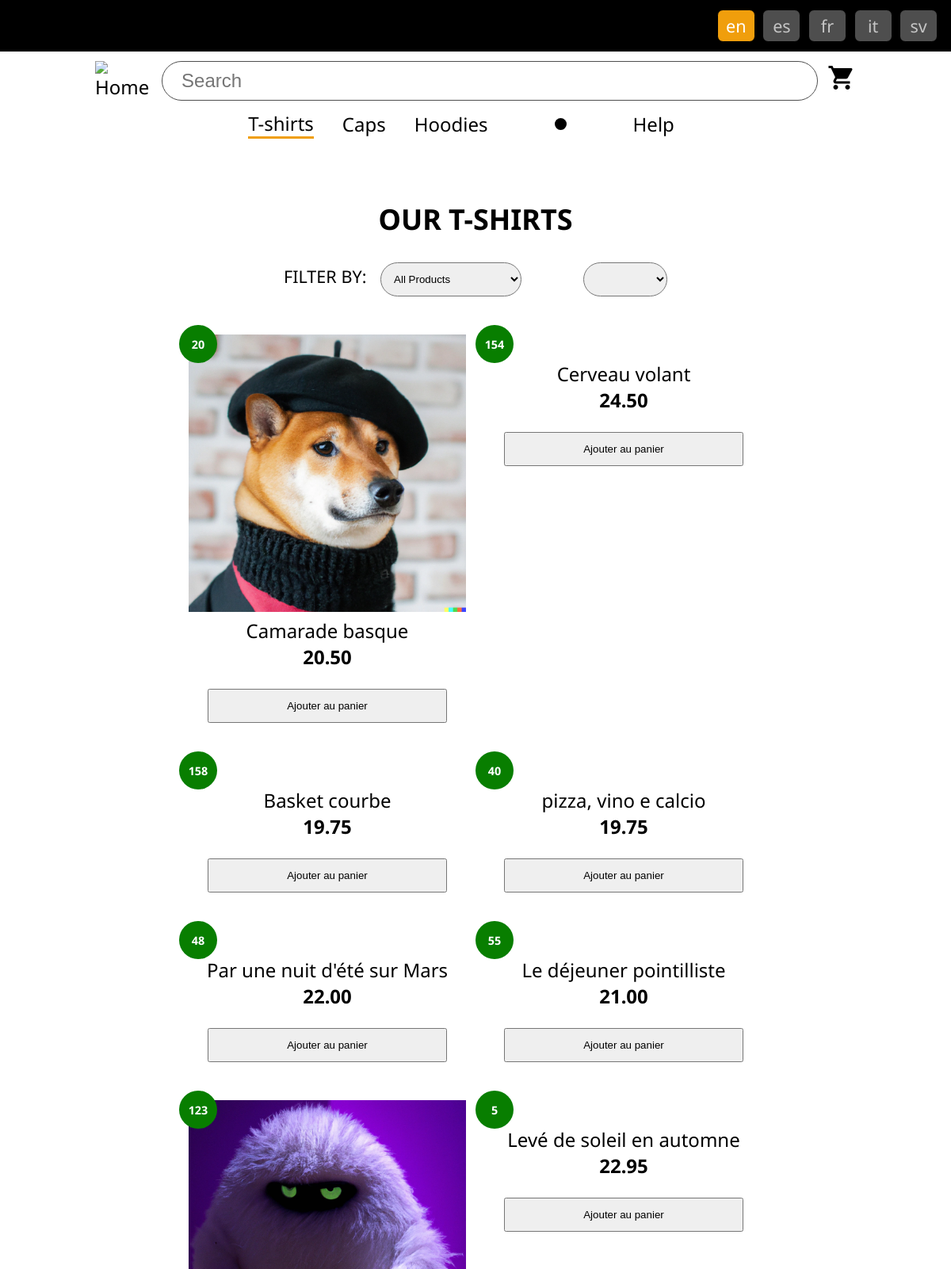
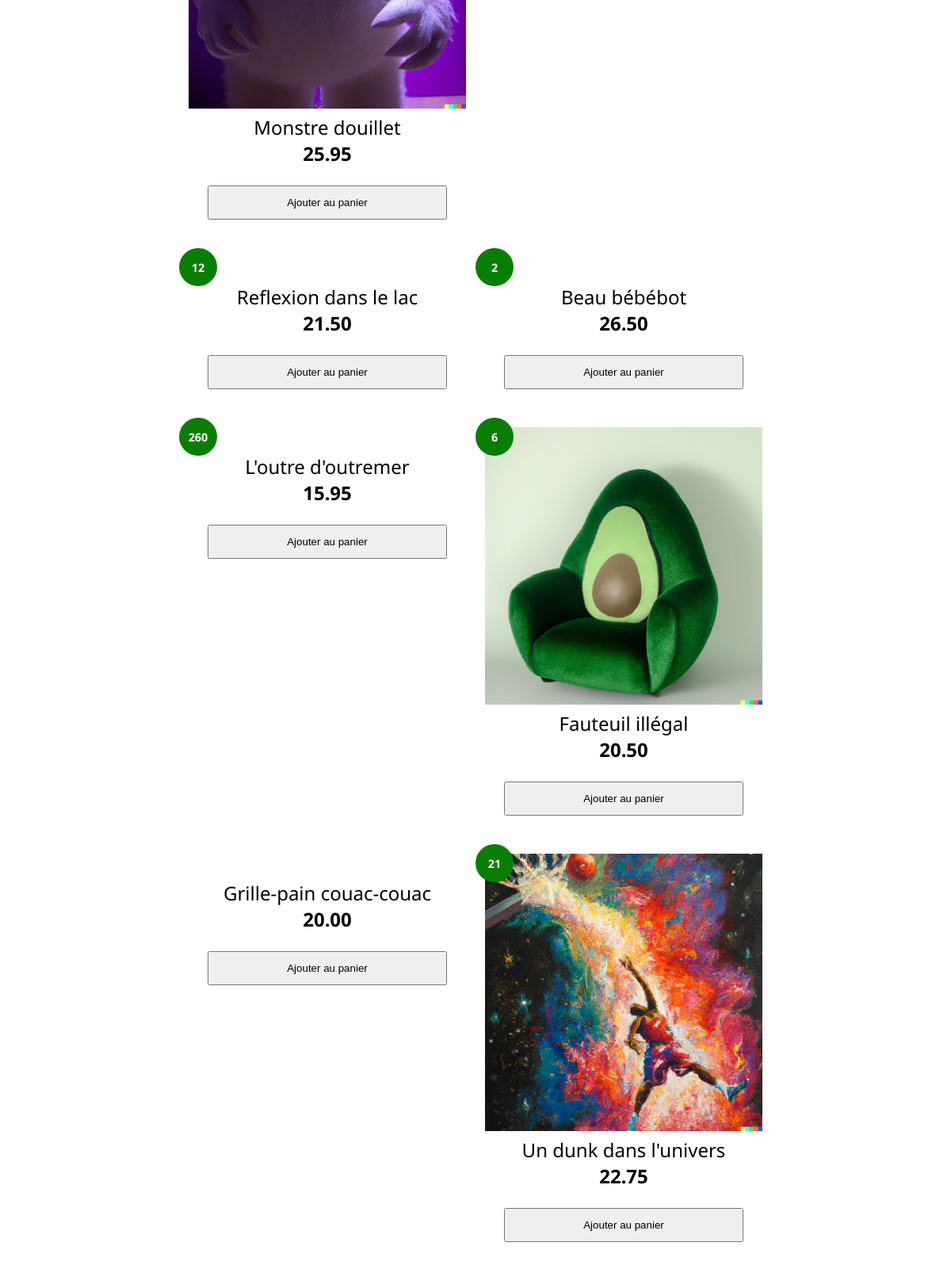
The app's page /teeshirts.php?lan=en (upper part) with its own data (2 pictures, top to bottom).
### tables this page shows
CREATE TABLE `produit` (
  `id` smallint(6) NOT NULL,
  `nom` varchar(500) NOT NULL,
  `prix` decimal(5,2) NOT NULL,
  `ventes` smallint(6) NOT NULL DEFAULT 0,
  `image` char(11) DEFAULT NULL,
  `theme` varchar(25) NOT NULL,
  `dac` date NOT NULL,
  `id_categorie` tinyint(4) NOT NULL
);

### lib/catalogue.php (called while the page is built, shortened)
<?php
function obtenirProduits($cnx, $idCategorie, $filtre, $tri) {
  $filtreClauseWhere = ($filtre=="tous") ? "" : " AND theme = '$filtre'";
  return lire($cnx,
            "SELECT * FROM produit
              WHERE id_categorie=$idCategorie
              $filtreClauseWhere
                ORDER BY $tri"
        );
}
?>

### lib/sql.php (called while the page is built, shortened)
<?php
function soumettreRequete($cnx, $reqSql) {
  return mysqli_query($cnx, $reqSql);
}
function lire($cnx, $req) {
  $reponse = soumettreRequete($cnx, $req);
  return mysqli_fetch_all($reponse, MYSQLI_ASSOC);
}
?>

### teeshirts.php (the view, shortened to what this page needs)
<?php
	$page = "teeshirts";
	include('parties-communes/entete.php');
	include("lib/catalogue.php");
	$tri = $_GET["tri"] ?? "RAND()";
	$filtre = $_GET["filtre"] ?? "tous";
	$produits = obtenirProduits($cnx, 1, $filtre, $tri);
?>
<main class="page-produits page-teeshirts">
	<article class="amorce">
		<h1><?= $_->titrePage; ?></h1>
		<form class="controle">
			<div class="filtre">
				<label for="filtre"><?= $textes->catalogue->filtreEtiquette; ?></label>
				<select name="filtre" id="filtre">
					<option value="tous">
						<?= $textes->catalogue->filtreTous; ?>
					</option>
				</select>
			</div>
			<div class="tri">
				<select name="tri" id="tri">
					<option value="RAND()"><?= $textes->catalogue->triAlea; ?></option>
					<option <?= ($tri == "prix ASC") ? "selected" : ""; ?> value="prix ASC">
					</option>
				</select>
			</div>
		</form>
	</article>
	<article class="principal liste-produits">
		<?php foreach($produits as $prod) : ?>
			<div class="produit" data-pid="<?= $prod["id"]; ?>">
				<?php if($prod["ventes"] > 0) : ?>
					<div class="ventes"><?= $prod["ventes"]; ?></div>
				<?php endif; ?>
				<span class="image">
					<img
						src="images/produits/teeshirts/<?= $prod["image"]; ?>"
						alt=""
					>
				</span>
				<span class="nom"><?= $prod["nom"]; ?></span>
				<span class="prix"><?= $prod["prix"]; ?></span>
				<button class="btn-ajouter">Ajouter au panier</button>
			</div>
		<?php endforeach; ?>
	</article>
</main>
<?php include('parties-communes/pied2page.php'); ?>

### css/styles.css (style rules this page uses)
*, *::after, *::before { box-sizing: border-box; }
html { font-size: clamp(18px, 2vw, 24px); }
body { margin: 0; padding: 0; font-family: 'Noto Sans'; }
main { flex-grow: 1; width: 95vw; margin: 2rem auto; }
main.page-produits .amorce { display: flex; flex-direction: column; align-items: center; text-transform: uppercase; }
main.page-produits .amorce .controle { display: flex; flex-direction: column; align-items: center; row-gap: 0.75rem; font-size: 0.9rem; }
main.page-produits .amorce .controle select { margin-left: 0.5rem; padding: 0.5rem 3rem 0.5rem 0.5rem; border-radius: 1rem; }
main.page-produits .principal { margin: 1rem auto; width: 90vw; margin-top: 2rem; display: flex; justify-content: center; flex-wrap: wrap; gap: 1rem; }
main.page-produits .principal .produit { position: relative; width: 33%; min-width: 200px; max-width: 350px; display: flex; flex-direction: column; cursor: pointer; }
main.page-produits .principal .produit .ventes { position: absolute; top: -0.5rem; left: -0.5rem; display: flex; justify-content: center; align-items: center; width: 2rem; height: 2rem; background-color: var(--clr-fond-badge); color: var(--clr-texte-secondaire); border-radius: 50%; font-size: 0.6rem; font-weight: bold; }
main.page-produits .principal .produit .image img { width: 100%; }
main.page-produits .principal .produit .nom { text-align: center; }
main.page-produits .principal .produit .prix { text-align: center; font-weight: bold; }
main.page-produits .principal .produit .btn-ajouter { margin: 1rem; padding: 0.5rem; cursor: pointer; }
@media (min-width: 1000px) { main.page-produits .amorce .controle { flex-direction: row; align-items: center; justify-content: space-between; column-gap: 0.75rem; } }
@media (min-width: 1000px) { main.page-produits .amorce .controle>div { margin: 0 1rem; } }

### css/theme.css (style rules this page uses)
:root { --clr-fond-principale: #000; --clr-fond-tertiaire: #4e4e4e; --clr-fond-claire: #efefef; --clr-fond-actif: #f09e0c; --clr-fond-panier: #ae6e00; --clr-fond-boutons: #087e00; --clr-fond-menu-responsive: #ece7de; --clr-fond-badge: #087e00; --clr-texte-secondaire: #fff; --clr-texte-tertiaire: #c5c5c5; --clr-texte-actif: #000; --clr-bordure-secondaire: #000; --boxshadow-principal: rgba(0, 0, 0, 0.25) 0px 54px 55px, rgba(0, 0, 0, 0.12) 0px -12px 30px, rgba(0, 0, 0, 0.12) 0px 4px 6px, rgba(0, 0, 0, 0.17) 0px 12px 13px, rgba(0, 0, 0, 0.09) 0px -3px 5px; }

### records on screen
produit: ventes "20", image (picture), nom "Camarade basque", prix "20.50"
produit: ventes "154", nom "Cerveau volant", prix "24.50"
produit: ventes "158", nom "Basket courbe", prix "19.75"
produit: ventes "40", nom "pizza, vino e calcio", prix "19.75"
produit: ventes "48", nom "Par une nuit d'été sur Mars", prix "22.00"
produit: ventes "55", nom "Le déjeuner pointilliste", prix "21.00"
produit: ventes "123", image (picture), nom "Monstre douillet", prix "25.95"
produit: ventes "5", nom "Levé de soleil en automne", prix "22.95"
produit: ventes "12", nom "Reflexion dans le lac", prix "21.50"
produit: ventes "2", nom "Beau bébébot", prix "26.50"
produit: ventes "260", nom "L'outre d'outremer", prix "15.95"
produit: ventes "6", image (picture), nom "Fauteuil illégal", prix "20.50"
produit: nom "Grille-pain couac-couac", prix "20.00"
produit: ventes "21", image (picture), nom "Un dunk dans l'univers", prix "22.75"

### other values on screen
$codeLangue "en"
$codeLangue "es"
$codeLangue "fr"
$codeLangue "it"
$codeLangue "sv"
$_ent->menuTeeshirts "T-shirts"
$_ent->menuCasquettes "Caps"
$_ent->menuHoodies "Hoodies"
$_ent->menuAide "Help"
$_->titrePage "OUR T-SHIRTS"
$textes->catalogue->filtreEtiquette "FILTER BY:"
form field filtre "All Products"
